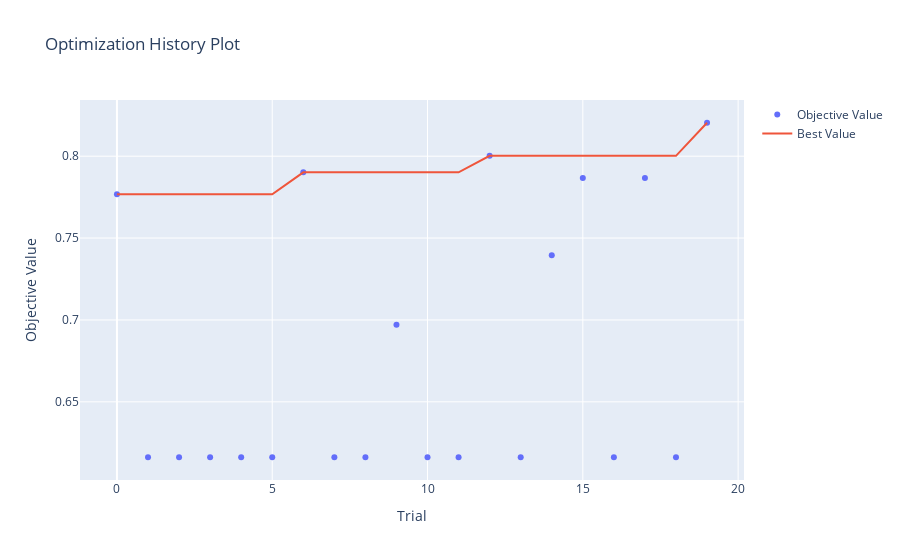

Notebook code cell kept with this figure:
### Code cell
optuna.visualization.plot_optimization_history(study)

### Figure 1 — Plotly figure (JSON) as saved in the notebook; plotly's stock layout.template omitted (floating-point values rounded to 4 significant figures)
{"data": [{"mode": "markers", "name": "Objective Value", "type": "scatter", "x": [0, 1, 2, 3, 4, 5, 6, 7, 8, 9, 10, 11, 12, 13, 14, 15, 16, 17, 18, 19], "y": [0.7767, 0.6162, 0.6162, 0.6162, 0.6162, 0.6162, 0.7901, 0.6162, 0.6162, 0.6971, 0.6162, 0.6162, 0.8002, 0.6162, 0.7396, 0.7867, 0.6162, 0.7867, 0.6162, 0.8204]}, {"name": "Best Value", "type": "scatter", "x": [0, 1, 2, 3, 4, 5, 6, 7, 8, 9, 10, 11, 12, 13, 14, 15, 16, 17, 18, 19], "y": [0.7767, 0.7767, 0.7767, 0.7767, 0.7767, 0.7767, 0.7901, 0.7901, 0.7901, 0.7901, 0.7901, 0.7901, 0.8002, 0.8002, 0.8002, 0.8002, 0.8002, 0.8002, 0.8002, 0.8204]}], "layout": {"title": {"text": "Optimization History Plot"}, "xaxis": {"title": {"text": "Trial"}}, "yaxis": {"title": {"text": "Objective Value"}}}}
